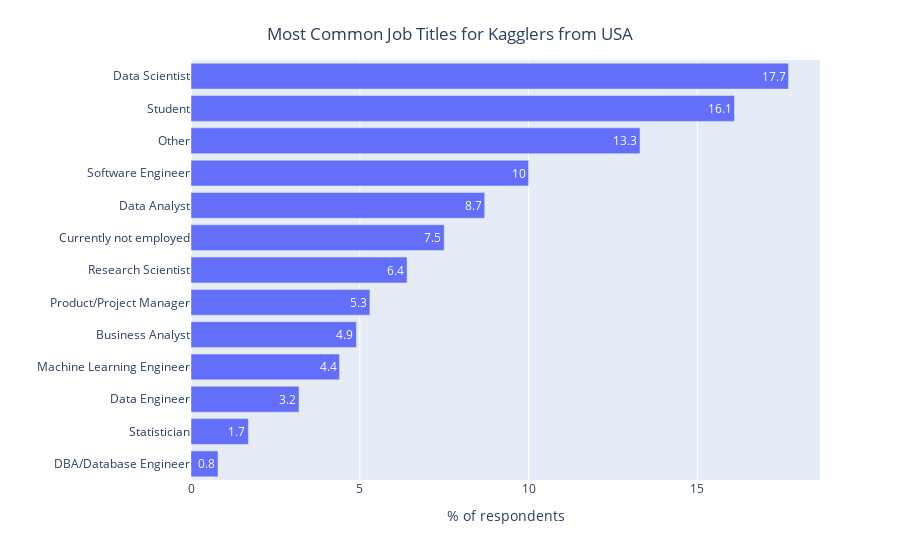

Notebook code for this chart:
### Code cell
USA_responses_df = responses_df[responses_df['Q3']=='United States of America'] 
question_name = 'Q5'
sorted_percentages = count_then_return_percent(USA_responses_df,question_name).iloc[::-1]
title_for_chart = 'Most Common Job Titles for Kagglers from USA'
title_for_y_axis = '% of respondents'
orientation_for_chart = 'h'
  
plotly_bar_chart(response_counts=sorted_percentages,
                 title=title_for_chart,
                 y_axis_title=title_for_y_axis,
                 orientation=orientation_for_chart) 

India_responses_df = responses_df[responses_df['Q3']=='India'] 
question_name = 'Q5'
sorted_percentages = count_then_return_percent(India_responses_df,question_name).iloc[::-1]
title_for_chart = 'Most Common Job Titles for Kagglers from India'
title_for_y_axis = '% of respondents'
orientation_for_chart = 'h'
  
plotly_bar_chart(response_counts=sorted_percentages,
                 title=title_for_chart,
                 y_axis_title=title_for_y_axis,
                 orientation=orientation_for_chart)

### Figure 1 — Plotly figure (JSON) as saved in the notebook; plotly's stock layout.template omitted (floating-point values rounded to 4 significant figures)
{"data": [{"alignmentgroup": "True", "hovertemplate": "variable=Q5<br>% of respondents=%{x}<br>=%{y}<br>text=%{text}<extra></extra>", "legendgroup": "Q5", "marker": {"color": "#636efa"}, "name": "Q5", "offsetgroup": "Q5", "orientation": "h", "showlegend": true, "text": [0.8, 1.7, 1.7, 3.2, 4.4, 4.9, 5.3, 6.4, 7.5, 8.7, 10.0, 13.3, 16.1, 17.7], "textposition": "auto", "type": "bar", "x": [0.8, 1.7, 1.7, 3.2, 4.4, 4.9, 5.3, 6.4, 7.5, 8.7, 10.0, 13.3, 16.1, 17.7], "xaxis": "x", "y": ["DBA/Database Engineer", null, "Statistician", "Data Engineer", "Machine Learning Engineer", "Business Analyst", "Product/Project Manager", "Research Scientist", "Currently not employed", "Data Analyst", "Software Engineer", "Other", "Student", "Data Scientist"], "yaxis": "y"}], "layout": {"barmode": "relative", "legend": {"title": {"text": "variable"}, "tracegroupgap": 0}, "margin": {"t": 60}, "showlegend": false, "title": {"text": "Most Common Job Titles for Kagglers from USA", "x": 0.5, "y": 0.95}, "xaxis": {"anchor": "y", "domain": [0.0, 1.0], "title": {"text": "% of respondents"}}, "yaxis": {"anchor": "x", "domain": [0.0, 1.0], "title": {"text": ""}}}}
